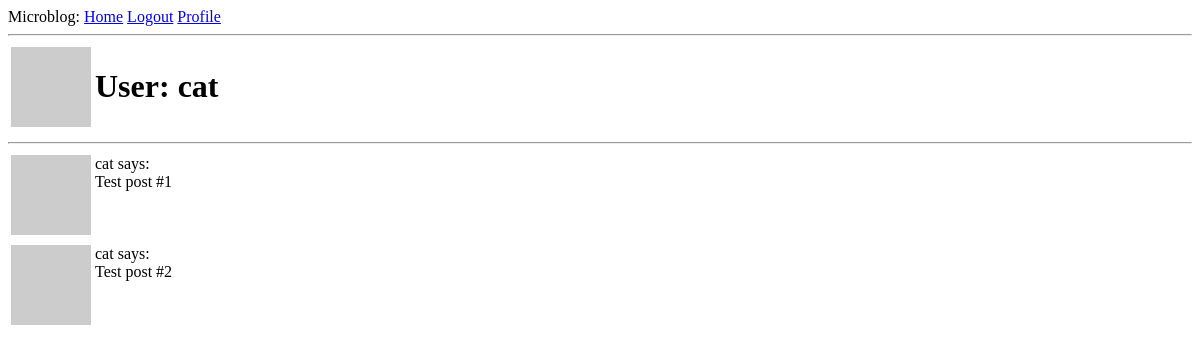
The app's page /user/cat (signed in), older data.
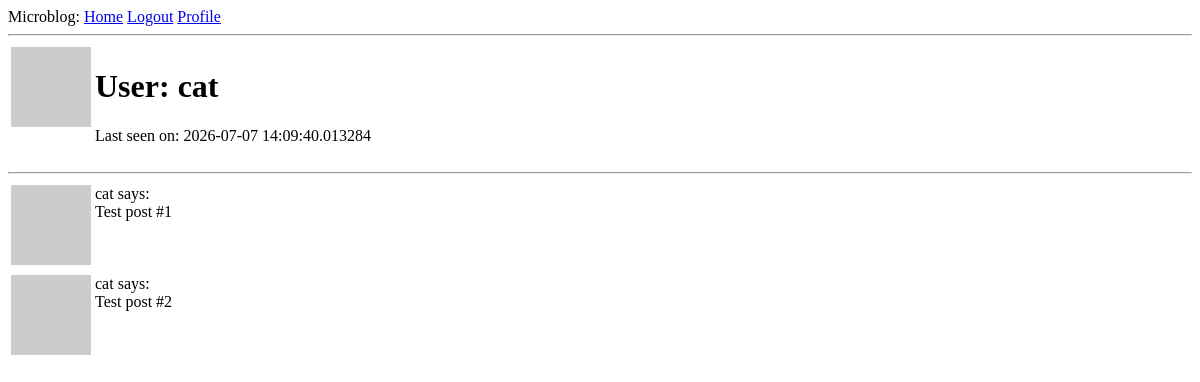
The same page, newer data.
### app/models.py (models this page shows, shortened)
class User(UserMixin, db.Model):
    @login.user_loader
    def load_user(id):
        return db.session.get(User, int(id))
    id: so.Mapped[int] = so.mapped_column(primary_key=True)
    username: so.Mapped[str] = so.mapped_column(sa.String(64), index=True, unique=True)
    email: so.Mapped[str] = so.mapped_column(sa.String(120), index=True, unique=True)
    password_hash: so.Mapped[Optional[str]] = so.mapped_column(sa.String(256))
    posts: so.WriteOnlyMapped["Post"] = so.relationship(back_populates="author")
    about_me: so.Mapped[Optional[str]] = so.mapped_column(sa.String(140))
    last_seen: so.Mapped[Optional[datetime]] = so.mapped_column(default=lambda: datetime.now(timezone.utc))
    def avatar(self, size):
        digest = md5(self.email.lower().encode("utf-8")).hexdigest()
        return f"https://www.gravatar.com/avatar/{digest}?d=identicon&s={size}"

### app/routes.py (the view)
@app.route("/user/<username>")
@login_required
def user(username):
    query = sa.select(User).where(User.username==username)
    user = db.first_or_404(query)
    posts = [
            {"author":user, "body":"Test post #1"},
            {"author":user, "body":"Test post #2"}
            ]
    return render_template("user.html", user=user, posts=posts)

### app/routes.py (called while the page is built)
@app.before_request
def before_request():
    if current_user.is_authenticated:
        current_user.last_seen = datetime.now(timezone.utc)
        db.session.commit()

### app/templates/user.html (shortened to what this page needs)
{% extends "base.html" %}
{% block content %}
    <table>
        <tr valign="top">
            <td><img src ="{{ user.avatar(128) }}"></td>
            <td>
                <h1>User: {{ user.username }}</h1>
                {% if user.last_seen %}
                <p>Last seen on: {{ user.last_seen }}</p>
                {% endif %}
            </td>
        </tr>
    </table>
    <hr>
    {% for post in posts %}
        {% include "_post.html" %}
    {% endfor %}
{% endblock %}

### app/templates/base.html (shortened to what this page needs)
<!doctype html>
<html>
    <head>
    </head>
    <body>
        <div>
            Microblog:
            <a href="{{ url_for("index") }}">Home</a>
            {% if current_user.is_anonymous %}
            <a href="{{ url_for("login") }}">Login</a>
            {% else %}
            <a href="{{ url_for("logout") }}">Logout</a>
            <a href="{{ url_for("user", username=current_user.username) }}">Profile</a>
            {% endif %}
        </div>
        <hr>
        {% block content %}{% endblock %}
    </body>
</html>

### app/templates/_post.html
<table>
    <tr valign="top">
        <td><img src="{{ user.avatar(36) }}"></td>
        <td>{{ post.author.username }} says:<br>{{ post.body }}</td>
    </tr>
</table>

Row changes from the older to the newer data that the page shows:
changed User "cat": last_seen (not shown) → "2026-07-07 14:09:40.013284"
Text that changed along with them:
text now shown: "Last seen on:"
